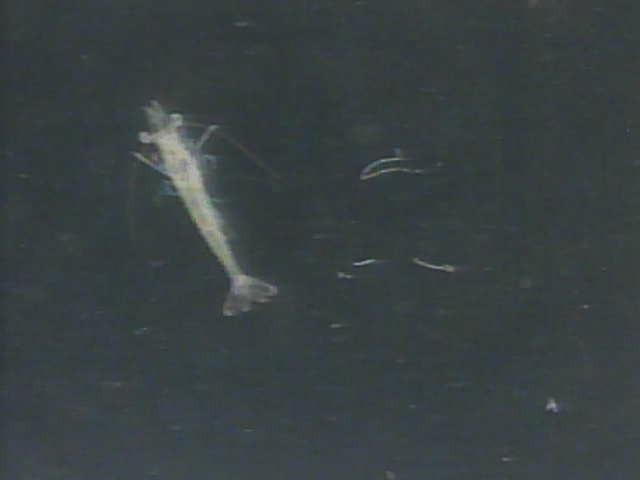
#> input picture Computer Vision for Shrimp Length Estimation/shtest.jpg, 640 x 480 px
$ python '5.3a Image Segmentation.py'
#> lines starting #> are read from the running program, lines starting #| are printed output that depends on the picture; after the words box and inside, x2 and y2 are one past the last pixel; in counts of white or black regions, pixels touching at a corner belong together
import cv2
import numpy as np
import matplotlib.pyplot as plt

# SETTINGS
USE_UNDISTORT = True      # True = use camera calibration result
                           # False = use the original image directly

# READ IMAGE
gambar_bgr = cv2.imread(
    "shtest.jpg"
)
#> gambar_bgr is the input picture: shape (480, 640, 3); mean B, G, R 67.4, 65.5, 57.3

if gambar_bgr is None:
    print("Image not found!")
    exit()

# UNDISTORT (OPTIONAL)
if USE_UNDISTORT:

    data = np.load("matriks_kamera.npz")
#> (reads Computer Vision for Shrimp Length Estimation/matriks_kamera.npz from the repository)
    mtx = data["mtx"]
    dist = data["dist"]

    h, w = gambar_bgr.shape[:2]
#> h = 480; w = 640

    newcameramtx, roi = cv2.getOptimalNewCameraMatrix(
        mtx,
        dist,
        (w, h),
        1,
        (w, h)
    )
#> roi = (11, 28, 585, 403)

    gambar_bgr = cv2.undistort(
        gambar_bgr,
        mtx,
        dist,
        None,
        newcameramtx
    )
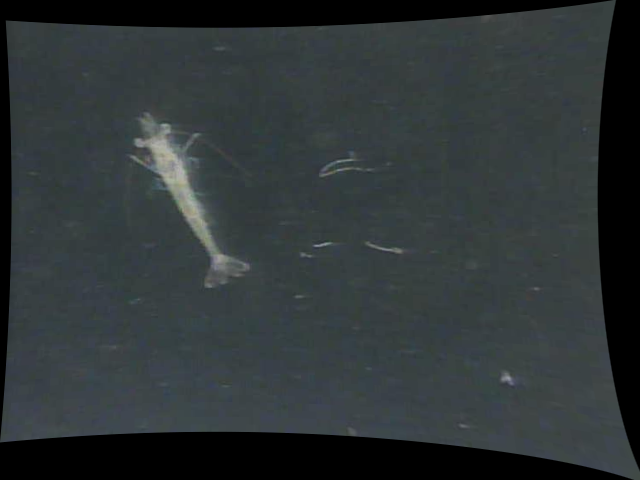
#> gambar_bgr: shape (480, 640, 3); mean B, G, R 55.2, 53.6, 47

    x, y, w_roi, h_roi = roi
#> x = 11; y = 28; w_roi = 585; h_roi = 403
    gambar_bgr = gambar_bgr[y:y+h_roi, x:x+w_roi]
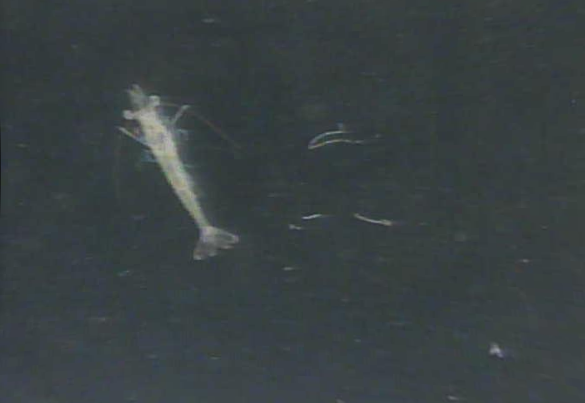
#> gambar_bgr: shape (403, 585, 3); mean B, G, R 67.2, 65.3, 57.1

# CONVERT TO GRAYSCALE
gambar_gray = cv2.cvtColor(
    gambar_bgr,
    cv2.COLOR_BGR2GRAY
)

# IMAGE SEGMENTATION
nilai_ambang = 127

_, gambar_segmentasi = cv2.threshold(
    gambar_gray,
    nilai_ambang,
    255,
    cv2.THRESH_BINARY
)
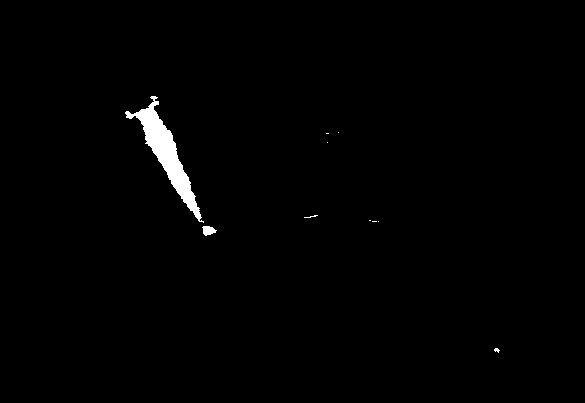
#> gambar_segmentasi: shape (403, 585); 1% white; 10 white regions (8 under 20 px), largest, box (x1, y1, x2, y2) and area: (125, 96, 204, 223) 2240, (202, 226, 217, 236) 100

# VISUALIZATION
plt.figure(figsize=(12, 6))

# Input image (original / undistorted)
plt.subplot(1, 2, 1)
plt.imshow(gambar_gray, cmap='gray', vmin=0, vmax=255)

plt.title("Original Image")

plt.axis("off")

# Segmentation result
plt.subplot(1, 2, 2)
plt.imshow(
    gambar_segmentasi,
    cmap="gray",
    vmin=0,
    vmax=255
)
plt.title(f"Segmentation (Threshold = {nilai_ambang})")
plt.axis("off")

plt.tight_layout()
plt.show()
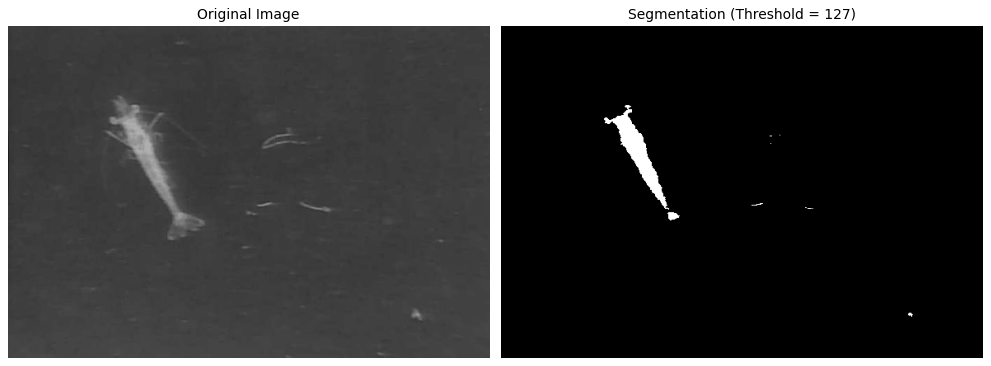
#> figure drawn by matplotlib, 2 panels
